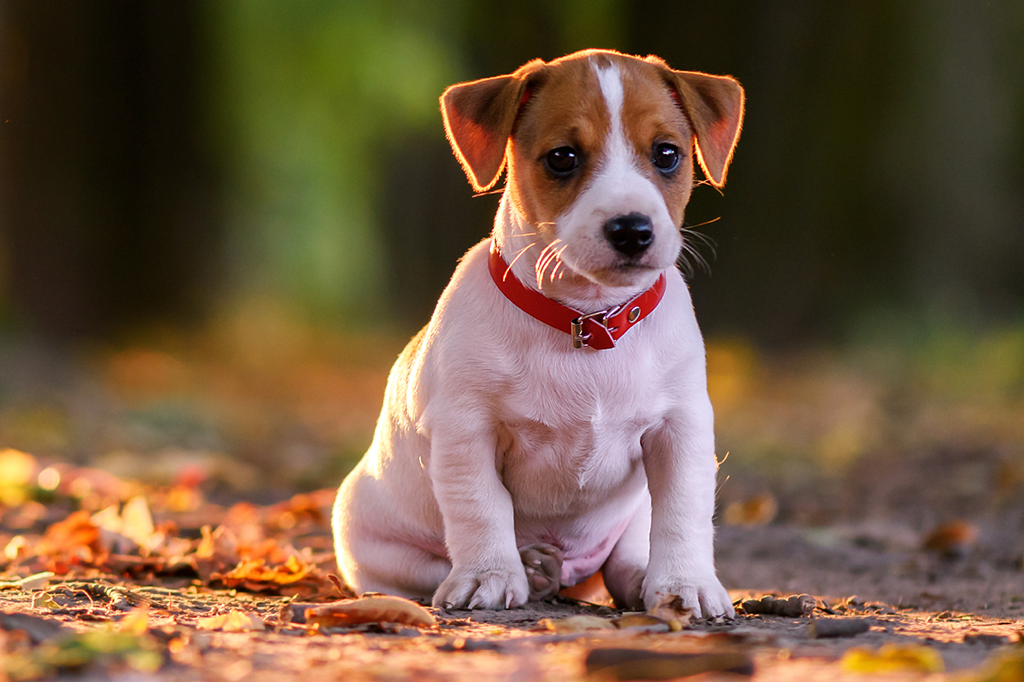
#> input picture dog.png, 1024 x 682 px
$ jupyter execute 'SVD Compression.ipynb'
#> lines starting #> are read from the running program, lines starting #| are printed output that depends on the picture
[cell 1]
import cv2
import numpy as np
import matplotlib.pyplot as plt

[cell 2]
img=cv2.imread('dog.png')
#> img is the input picture: shape (682, 1024, 3); mean B, G, R 65.4, 89, 114.2
img=cv2.resize(img, dsize=(640,480))
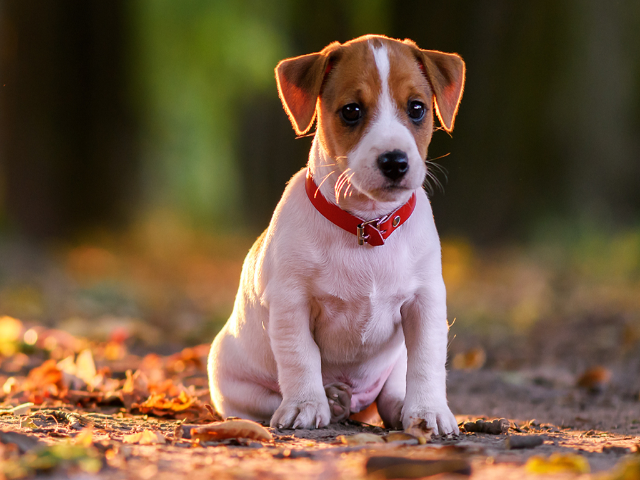
#> img: shape (480, 640, 3); mean B, G, R 65.3, 88.9, 114.1

[cell 3]
#We have to reorder the color channels used by cv2 in order to use
# plt.imshow properly.

def imshow(img):
    plt.imshow(img[:,:,::-1])

[cell 4]
imshow(img)

[cell 5]
#Plot of the magnitude of the singular values, which are ordered by size, just to
# give us a notion of how many singular values we should keep. It's very clear that
# only the first few ones are really important.

_,s,_ = np.linalg.svd(img[:,:,0])
#> s = 480 values, max 43357.1 at index 0, min 5.4 at index 479, mean 422.5

plt.plot(s)
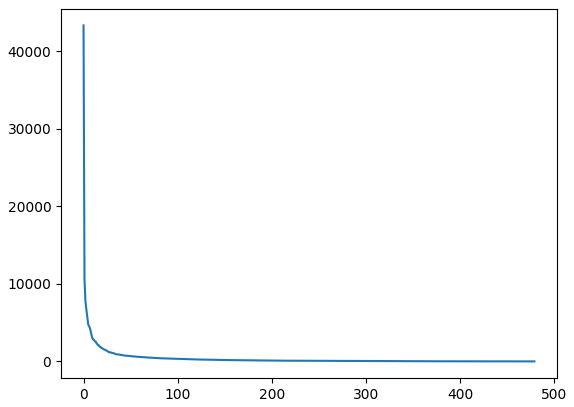
#> figure drawn by matplotlib, 1 panel; curve peaks at x = 0, y = 43357.1

[cell 6]
#We compress the image img to the three arrays u, s and vh.

#To compress, we use the first "keep" terms corresponding to the most
# relevant singular values. In other words, we can store only the first "keep" columns of the matrices u
# the first "keep" rows of vh and the first "keep" entries of the vector s of singular values.

#Depending on "keep", this usually means less numbers to store than with the original image.
# But here is the catch: the original image is of type int. If we make svd, we have a float, which by
# default in numpy will take 64 bits. So, the amount of compression for discarding a lot of singular values might be
# surprisingly low. On the other hand, the effect of discarding least relevant decimals in the matrices u and vh
# is almost negligible since we are already discarding many singular values. So, we should use np.float16
# for a much better compression rate.

#Because of numpy's svd convention, we should use the first index of the image as the color channel, in order
# to apply svd in each channel independently. In order to do so, we swap axes.

#In the reconstruction, we should return the output in the same format of the original image: that is,
# an integer array, cropped at the [0,255] interval. We use numpy's apply_along_axis to make
# a 3D array, corresponding to the three 2D arrays of the singular values for each color channel,
# starting from the 2D array 's' which represents the vector of singular values for each color channel.

#Since we are operating with 3D arrays, each one with the first index representing a channel,
# np.matmul is the way to go.

def compress(img, keep=40):
#| Storage size is now 43.9% of the original
    img_ = img.swapaxes(0,2)
    u,s,vh = np.linalg.svd(img_)
    u = u.astype(np.float16)
    vh = vh.astype(np.float16)
    return u[:,:,:keep], s[:,:keep], vh[:,:keep]

def reconstruct(u,s,vh):
    imgrec = np.matmul(np.matmul(u, np.apply_along_axis(np.diag, 1, s)), vh)
    imgrec = imgrec.swapaxes(0,2)
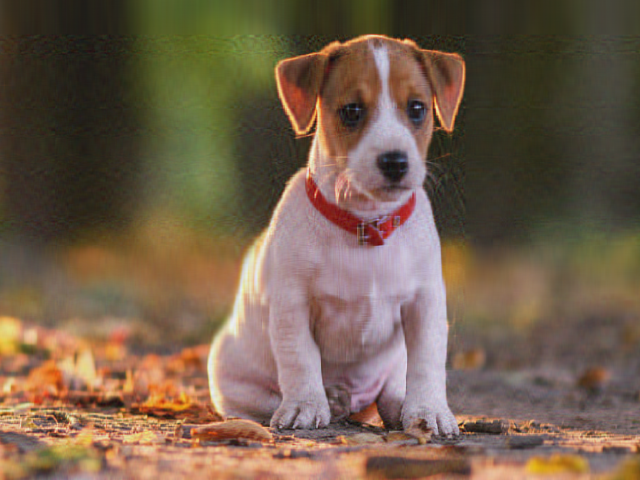
#> imgrec: shape (480, 640, 3) float64; mean of channels 0, 1, 2 65.3, 88.9, 114.1; drawn with min black and max white
    imgrec = imgrec.astype(int)
    imgrec[imgrec > 255] = 255
#> imgrec: shape (480, 640, 3) int64; mean of channels 0, 1, 2 64.8, 88.4, 113.5
    imgrec[imgrec < 0] = 0
#> imgrec: shape (480, 640, 3) int64; mean of channels 0, 1, 2 64.9, 88.4, 113.5
    return imgrec

def compression_rate(img,u,s,vh):
    return (u.nbytes + s.nbytes + vh.nbytes) / img.nbytes

[cell 7]
u,s,vh = compress(img,keep=60)

[cell 8]
print("Storage size is now {:.1%} of the original".format(compression_rate(img,u,s,vh)))

[cell 9]
imgrec = reconstruct(u,s,vh)
imshow(imgrec)
